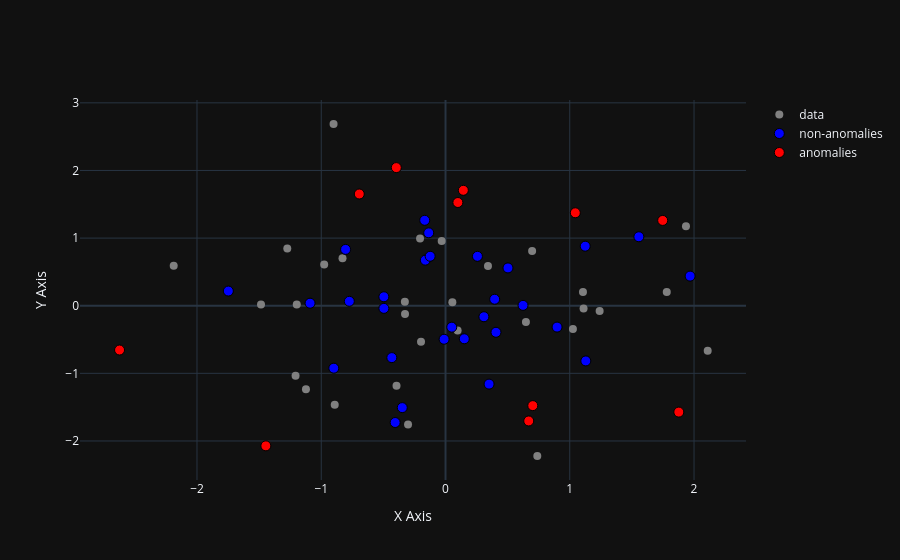

Write notebook code for a chart like this one.
### Markdown cell above
Plot the original data points (in gray) and the new data points by marking the anomalous ones:

### Code cell
df0 = gnnObj.take_data()

dfClassified = gnnObj.classify(dfPoints2).take_value()
dfCombined = dfPoints2.join(dfClassified)

df1 = dfCombined[dfCombined["Label"] == True]
df2 = dfCombined[dfCombined["Label"] == False]

fig = go.Figure()

# Original data points
fig.add_trace(go.Scatter(
    x=df0['X'],
    y=df0['Y'],
    mode='markers',
    marker=dict(size=8, color='gray'),
    name='data'
))

# Non-anomaly points
fig.add_trace(go.Scatter(
    x=df1['X'],
    y=df1['Y'],
    mode='markers',
    marker=dict(size=10, color='blue', line=dict(width=1, color='black')),
    name='non-anomalies'
))

# Anomaly points
fig.add_trace(go.Scatter(
    x=df2['X'],
    y=df2['Y'],
    mode='markers',
    marker=dict(size=10, color='red', line=dict(width=1, color='black')),
    name='anomalies'
))

fig.update_layout(
    template="plotly_dark",
    xaxis_title="X Axis",
    yaxis_title="Y Axis"
)

fig.show()

### Figure 1 — Plotly figure (JSON) as saved in the notebook; plotly's stock layout.template omitted (floating-point values rounded to 4 significant figures)
{"data": [{"marker": {"color": "gray", "size": 8}, "mode": "markers", "name": "data", "type": "scatter", "x": [-2.187, 1.935, 1.781, -0.3015, -1.197, -0.9009, 1.025, -1.123, 1.106, 0.09751, -0.327, 1.111, -0.1971, -1.273, 2.11, -0.03085, -0.2049, -0.3941, 0.6971, -1.207, 1.24, 0.6471, -0.8289, -0.8916, 0.7387, -1.485, -0.9763, 0.05517, -0.3258, 0.3417], "y": [0.5928, 1.175, 0.2023, -1.757, 0.01814, 2.687, -0.3461, -1.237, 0.2045, -0.3678, 0.05742, -0.04063, -0.5342, 0.8461, -0.6652, 0.9581, 0.9934, -1.185, 0.8087, -1.037, -0.07738, -0.2409, 0.7014, -1.464, -2.222, 0.01855, 0.61, 0.0501, -0.1222, 0.5891]}, {"marker": {"color": "blue", "line": {"color": "black", "width": 1}, "size": 10}, "mode": "markers", "name": "non-anomalies", "type": "scatter", "x": [0.6239, 0.05038, 1.556, 0.8978, -1.748, -0.1626, -0.8042, 1.124, 0.3091, -0.348, 0.5028, 0.3955, -0.7742, -0.1673, -0.01118, 1.129, -0.1352, 0.1511, 1.969, -1.09, -0.899, -0.4051, -0.1236, 0.2569, -0.496, 0.3506, 0.4061, -0.4959, -0.4321], "y": [0.005254, -0.3171, 1.02, -0.316, 0.2168, 0.6739, 0.8329, 0.8805, -0.163, -1.507, 0.5589, 0.09592, 0.06506, 1.263, -0.4957, -0.8165, 1.078, -0.4889, 0.4379, 0.03715, -0.9237, -1.727, 0.7311, 0.7304, 0.1322, -1.159, -0.3931, -0.03899, -0.7673]}, {"marker": {"color": "red", "line": {"color": "black", "width": 1}, "size": 10}, "mode": "markers", "name": "anomalies", "type": "scatter", "x": [0.7023, 0.1434, 1.045, -1.446, 0.09943, -0.3959, 1.748, -0.694, 0.6698, -2.623, 1.878], "y": [-1.477, 1.706, 1.374, -2.072, 1.526, 2.042, 1.261, 1.652, -1.704, -0.6552, -1.573]}], "layout": {"xaxis": {"title": {"text": "X Axis"}}, "yaxis": {"title": {"text": "Y Axis"}}}}
